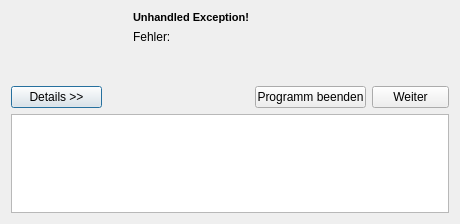
<ui version="4.0" >
 <class>ErrorDialog</class>
 <widget class="QDialog" name="ErrorDialog" >
  <property name="geometry" >
   <rect>
    <x>0</x>
    <y>0</y>
    <width>460</width>
    <height>224</height>
   </rect>
  </property>
  <property name="minimumSize" >
   <size>
    <width>460</width>
    <height>0</height>
   </size>
  </property>
  <property name="windowTitle" >
   <string>Fehler!</string>
  </property>
  <layout class="QGridLayout" name="gridLayout" >
   <item rowspan="2" row="0" column="0" >
    <widget class="QLabel" name="_lbl_img" >
     <property name="text" >
      <string/>
     </property>
     <property name="alignment" >
      <set>Qt::AlignLeading|Qt::AlignLeft|Qt::AlignTop</set>
     </property>
    </widget>
   </item>
   <item row="0" column="1" colspan="2" >
    <widget class="QLabel" name="_lbl_header" >
     <property name="text" >
      <string>&lt;!DOCTYPE HTML PUBLIC "-//W3C//DTD HTML 4.0//EN" "http://www.w3.org/TR/REC-html40/strict.dtd">
&lt;html>&lt;head>&lt;meta name="qrichtext" content="1" />&lt;style type="text/css">
p, li { white-space: pre-wrap; }
&lt;/style>&lt;/head>&lt;body style=" font-family:'MS Shell Dlg 2'; font-size:8.25pt; font-weight:400; font-style:normal;">
&lt;p style=" margin-top:0px; margin-bottom:0px; margin-left:0px; margin-right:0px; -qt-block-indent:0; text-indent:0px;">&lt;span style=" font-size:8pt; font-weight:600;">Unhandled Exception!&lt;/span>&lt;/p>&lt;/body>&lt;/html></string>
     </property>
    </widget>
   </item>
   <item row="1" column="1" colspan="3" >
    <widget class="QLabel" name="_lbl_err" >
     <property name="minimumSize" >
      <size>
       <width>0</width>
       <height>50</height>
      </size>
     </property>
     <property name="text" >
      <string>Fehler: </string>
     </property>
     <property name="alignment" >
      <set>Qt::AlignLeading|Qt::AlignLeft|Qt::AlignTop</set>
     </property>
    </widget>
   </item>
   <item row="2" column="0" colspan="2" >
    <widget class="QPushButton" name="_button_details" >
     <property name="minimumSize" >
      <size>
       <width>91</width>
       <height>0</height>
      </size>
     </property>
     <property name="maximumSize" >
      <size>
       <width>91</width>
       <height>16777215</height>
      </size>
     </property>
     <property name="text" >
      <string>Details >></string>
     </property>
    </widget>
   </item>
   <item row="2" column="2" >
    <widget class="QPushButton" name="_button_quit" >
     <property name="minimumSize" >
      <size>
       <width>111</width>
       <height>0</height>
      </size>
     </property>
     <property name="maximumSize" >
      <size>
       <width>111</width>
       <height>16777215</height>
      </size>
     </property>
     <property name="text" >
      <string>Programm beenden</string>
     </property>
    </widget>
   </item>
   <item row="2" column="3" >
    <widget class="QPushButton" name="_button_continue" >
     <property name="maximumSize" >
      <size>
       <width>77</width>
       <height>16777215</height>
      </size>
     </property>
     <property name="text" >
      <string>Weiter</string>
     </property>
    </widget>
   </item>
   <item row="3" column="0" colspan="4" >
    <widget class="QPlainTextEdit" name="_text_traceback" >
     <property name="readOnly" >
      <bool>true</bool>
     </property>
    </widget>
   </item>
  </layout>
 </widget>
 <resources/>
 <connections>
  <connection>
   <sender>_button_continue</sender>
   <signal>clicked()</signal>
   <receiver>ErrorDialog</receiver>
   <slot>accept()</slot>
   <hints>
    <hint type="sourcelabel" >
     <x>57</x>
     <y>131</y>
    </hint>
    <hint type="destinationlabel" >
     <x>199</x>
     <y>149</y>
    </hint>
   </hints>
  </connection>
 </connections>
</ui>
